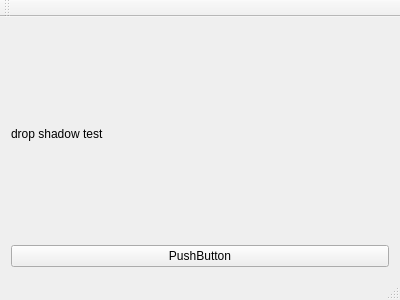
<?xml version="1.0" encoding="UTF-8"?>
<ui version="4.0">
 <class>MainWindow</class>
 <widget class="QMainWindow" name="MainWindow">
  <property name="geometry">
   <rect>
    <x>0</x>
    <y>0</y>
    <width>400</width>
    <height>300</height>
   </rect>
  </property>
  <property name="windowTitle">
   <string>MainWindow</string>
  </property>
  <widget class="QWidget" name="centralWidget">
   <layout class="QVBoxLayout" name="verticalLayout">
    <item>
     <widget class="QLabel" name="label">
      <property name="text">
       <string>drop shadow test</string>
      </property>
     </widget>
    </item>
    <item>
     <widget class="QPushButton" name="pushButton">
      <property name="styleSheet">
       <string notr="true">box-shadow: 2px 2px 2px 2px rgba(0,0,0,0.6);</string>
      </property>
      <property name="text">
       <string>PushButton</string>
      </property>
     </widget>
    </item>
   </layout>
  </widget>
  <widget class="QMenuBar" name="menuBar">
   <property name="geometry">
    <rect>
     <x>0</x>
     <y>0</y>
     <width>400</width>
     <height>22</height>
    </rect>
   </property>
  </widget>
  <widget class="QToolBar" name="mainToolBar">
   <attribute name="toolBarArea">
    <enum>TopToolBarArea</enum>
   </attribute>
   <attribute name="toolBarBreak">
    <bool>false</bool>
   </attribute>
  </widget>
  <widget class="QStatusBar" name="statusBar"/>
 </widget>
 <layoutdefault spacing="6" margin="11"/>
 <resources/>
 <connections/>
</ui>
